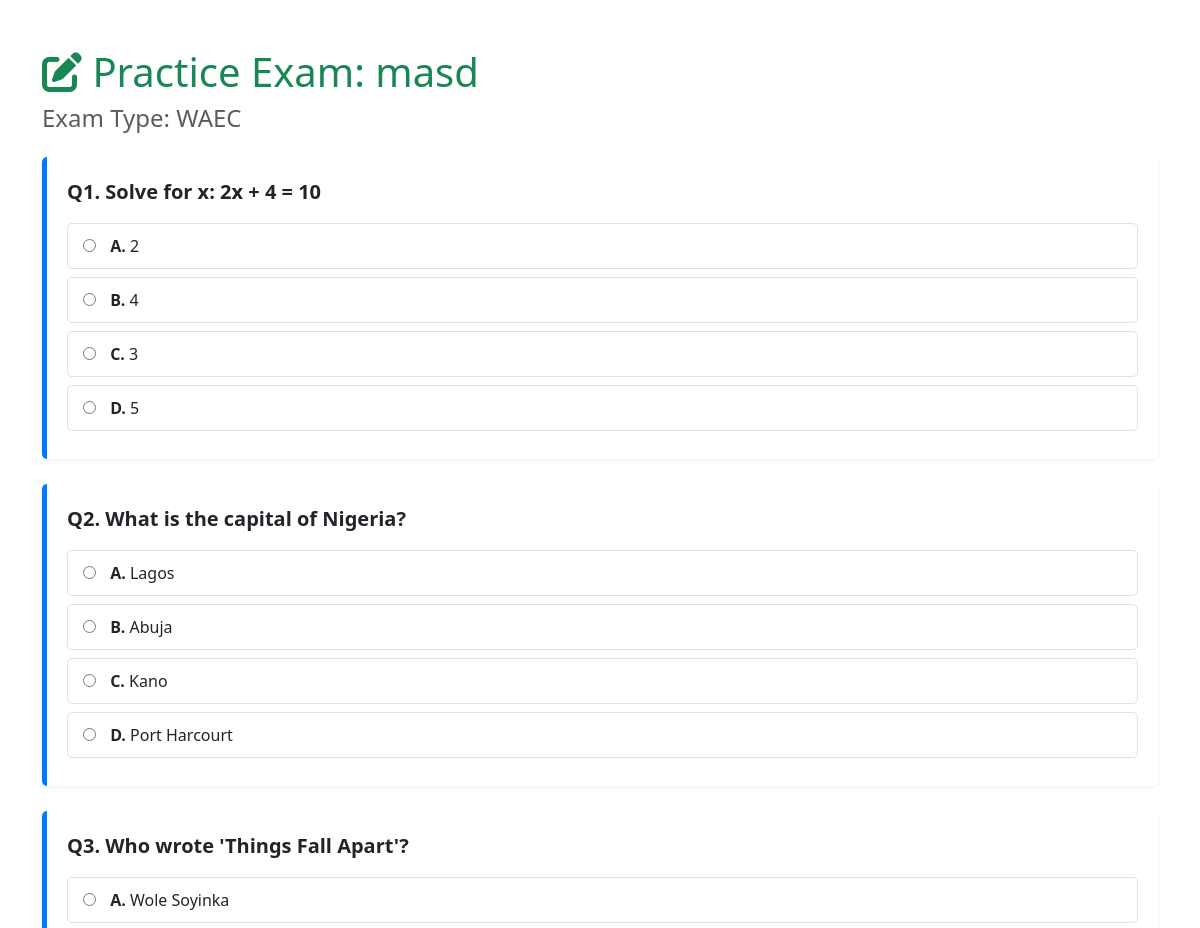
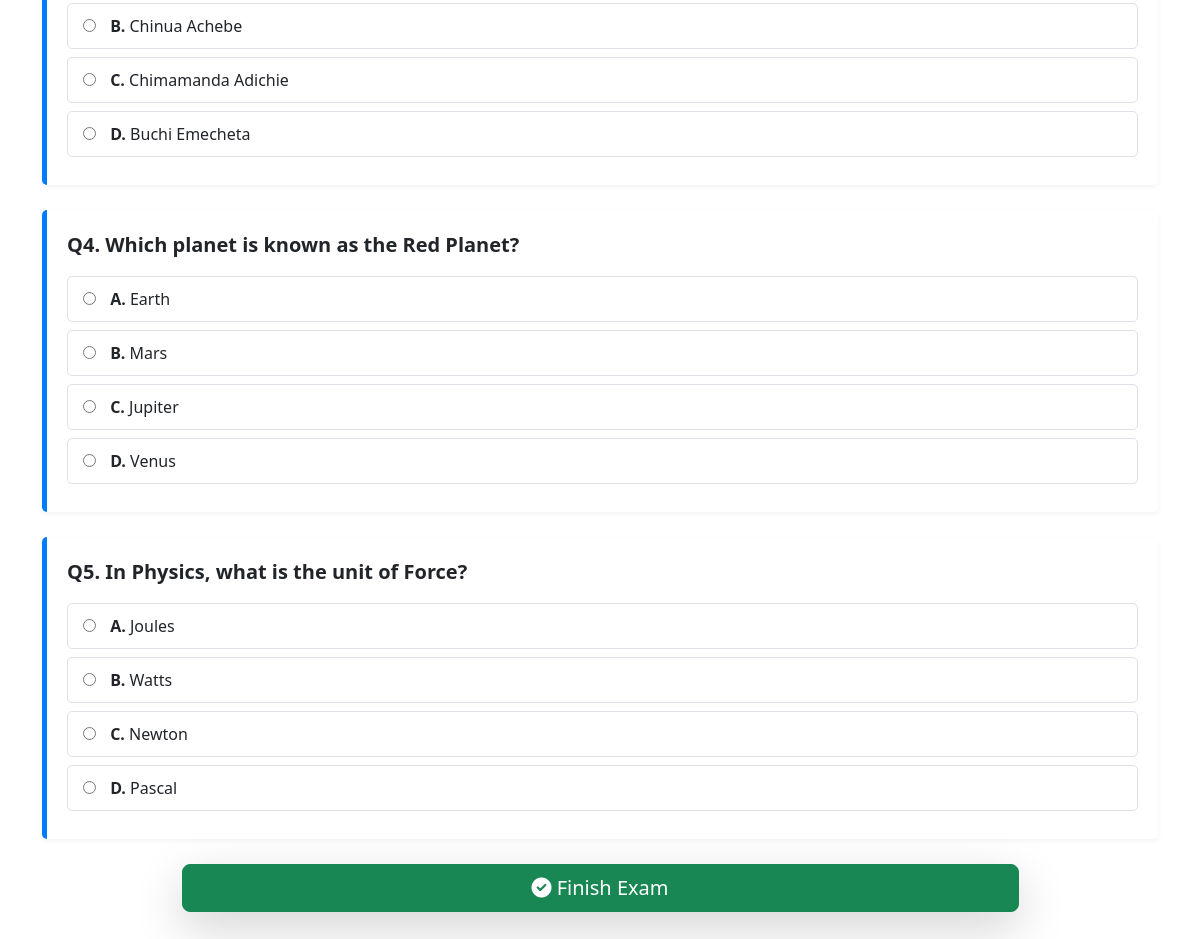
The page /take_exam/5 (signed in) on the database its author committed (2 pictures, top to bottom).
### exam_app/models.py (models this page shows)
class Subject(db.Model):
    id = db.Column(db.Integer, primary_key=True)
    name = db.Column(db.String(50), nullable=False)
    exam_id = db.Column(db.Integer, db.ForeignKey('exam.id'), nullable=False)
    questions = db.relationship('Question', backref='subject', lazy=True)
    __table_args__ = (db.UniqueConstraint('name', 'exam_id', name='_name_exam_uc'),)

class Exam(db.Model):
    id = db.Column(db.Integer, primary_key=True)
    name = db.Column(db.String(50), unique=True, nullable=False)
    description = db.Column(db.String(200))
    subjects = db.relationship('Subject', backref='exam', lazy=True)

class Question(db.Model):
    id = db.Column(db.Integer, primary_key=True)
    question_text = db.Column(db.Text, nullable=False)
    option_a = db.Column(db.String(500), nullable=False)
    option_b = db.Column(db.String(500), nullable=False)
    option_c = db.Column(db.String(500), nullable=False)
    option_d = db.Column(db.String(500), nullable=False)
    correct_answer = db.Column(db.String(1), nullable=False)
    subject_id = db.Column(db.Integer, db.ForeignKey('subject.id'), nullable=False)
    explanation = db.Column(db.Text)

### exam_app/routes/main.py (the view, shortened to what this page needs)
@bp.route('/take_exam/<int:subject_id>', methods=['GET', 'POST'])
def take_exam(subject_id):
    if not g.user: return redirect(url_for('auth.login'))
    subject = Subject.query.get_or_404(subject_id)
    questions = Question.query.filter_by(subject_id=subject_id).all()
    if not questions:
        flash(f"No questions for {subject.name}.", 'danger')
        return redirect(url_for('main.dashboard'))
    random.shuffle(questions)
    return render_template('take_exam.html', subject=subject, questions=questions)

### exam_app/utils.py (called while the page is built)
def before_request():
    g.user = None
    if 'username' in session:
        g.user = session['username']

### templates/take_exam.html (shortened to what this page needs)
<!DOCTYPE html>
<html lang="en">
<head>
    <link href="https://cdn.jsdelivr.net/npm/bootstrap@5.3.3/dist/css/bootstrap.min.css" rel="stylesheet">
    <link rel="stylesheet" href="https://cdnjs.cloudflare.com/ajax/libs/font-awesome/6.0.0-beta3/css/all.min.css">
</head>
<body>
    <div class="container mt-5">
        <h1 class="text-success"><i class="fas fa-edit"></i> Practice Exam: {{ subject.name }}</h1>
        <h4 class="text-muted mb-4">Exam Type: {{ subject.exam.name }}</h4>
        <form method="POST">
            {% for question in questions %}
                <div class="question-block">
                    <p class="fw-bold fs-5 mb-3">Q{{ loop.index }}. {{ question.question_text }}</p>
                    <div>
                        <label class="option-label">
                            <input type="radio" name="q_{{ question.id }}" value="A" required>
                            <span class="fw-bold">A.</span> {{ question.option_a }}
                        </label>
                        <label class="option-label">
                            <input type="radio" name="q_{{ question.id }}" value="B">
                            <span class="fw-bold">B.</span> {{ question.option_b }}
                        </label>
                        <label class="option-label">
                            <input type="radio" name="q_{{ question.id }}" value="C">
                            <span class="fw-bold">C.</span> {{ question.option_c }}
                        </label>
                        <label class="option-label">
                            <input type="radio" name="q_{{ question.id }}" value="D">
                            <span class="fw-bold">D.</span> {{ question.option_d }}
                        </label>
                    </div>
                </div>
            {% endfor %}
            <div class="text-center submit-btn-fixed">
                <button type="submit" class="btn btn-success btn-lg shadow-lg w-75">
                    <i class="fas fa-check-circle"></i> Finish Exam
                </button>
            </div>
        </form>
    </div>
</body>
</html>

### templates/take_exam.html (style rules this page uses)
.question-block { padding: 20px; margin-bottom: 25px; border-left: 5px solid #007bff; border-radius: 5px; box-shadow: 0 2px 5px rgba(0, 0, 0, 0.05); background-color: #ffffff; }
.option-label { display: block; padding: 10px 15px; border: 1px solid #dee2e6; border-radius: 5px; margin-bottom: 8px; transition: all 0.2s; cursor: pointer; }
.option-label input[type="radio"] { margin-right: 10px; }
.submit-btn-fixed { position: sticky; bottom: 20px; z-index: 100; }

### rows shown on the page
Subject: name "masd"
Exam: exam.name "WAEC"
Question: question_text "Solve for x: 2x + 4 = 10", option_a "2", option_b "4", option_c "3", option_d "5"
Question: question_text "What is the capital of Nigeria?", option_a "Lagos", option_b "Abuja", option_c "Kano", option_d "Port Harcourt"
Question: question_text "Who wrote 'Things Fall Apart'?", option_a "Wole Soyinka", option_b "Chinua Achebe", option_c "Chimamanda Adichie", option_d "Buchi Emecheta"
Question: question_text "Which planet is known as the Red Planet?", option_a "Earth", option_b "Mars", option_c "Jupiter", option_d "Venus"
Question: question_text "In Physics, what is the unit of Force?", option_a "Joules", option_b "Watts", option_c "Newton", option_d "Pascal"
